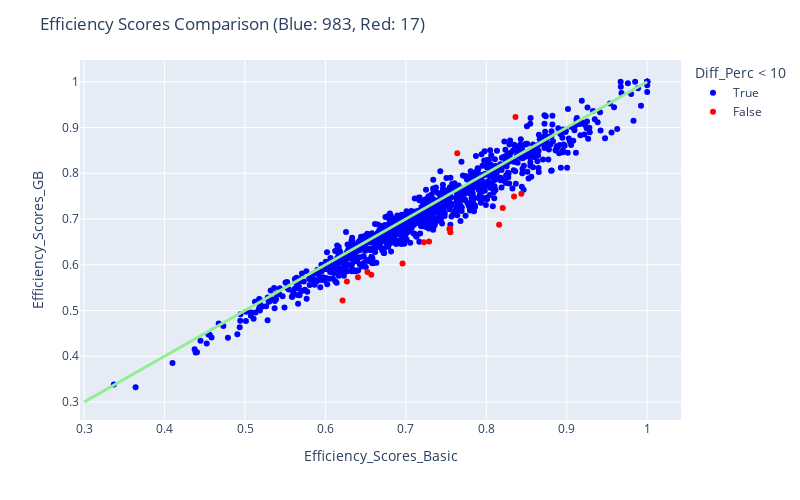

The notebook cell saved with this chart:
### Code cell
fig = px.scatter(res_gb, x="Efficiency_Scores_Basic", y="Efficiency_Scores_GB", color = "Diff_Perc < 10", color_discrete_map= {True:"blue", False: "red"},
                 hover_data=["Efficiency_Scores_Basic", "Efficiency_Scores_GB", "Diff_Perc"] + [res_gb.index])


fig.add_traces(
    list(px.line(x = np.linspace(0.3, 1, num=2), y = np.linspace(0.3, 1, num=2)).select_traces())
)

fig.update_traces(line_color='lightgreen', line_width=3)

fig.update_layout(
    autosize=False,
    width=800,
    height=500,
    title_text=f"Efficiency Scores Comparison (Blue: {blue}, Red: {red})",
)

fig.show()

### Figure 1 — Plotly figure (JSON) as saved in the notebook; plotly's stock layout.template omitted (floating-point values rounded to 4 significant figures; data arrays with more than 128 entries replaced by an {"elided": "..."} marker saying what was removed)
{"data": [{"customdata": {"elided": "983x2 mixed values"}, "hovertemplate": "Diff_Perc < 10=True<br>Efficiency_Scores_Basic=%{x}<br>Efficiency_Scores_GB=%{y}<br>Diff_Perc=%{customdata[0]}<br>index=%{customdata[1]}<extra></extra>", "legendgroup": "True", "line": {"color": "lightgreen", "width": 3}, "marker": {"color": "blue", "symbol": "circle"}, "mode": "markers", "name": "True", "orientation": "v", "showlegend": true, "type": "scatter", "x": {"elided": "983 float values"}, "xaxis": "x", "y": {"elided": "983 float values"}, "yaxis": "y"}, {"customdata": [[10.54, "DMU 0022"], [10.67, "DMU 0086"], [-10.45, "DMU 0125"], [10.03, "DMU 0130"], [11.71, "DMU 0171"], [10.24, "DMU 0247"], [10.4, "DMU 0349"], [10.5, "DMU 0366"], [15.76, "DMU 0387"], [11.18, "DMU 0450"], [15.99, "DMU 0507"], [10.12, "DMU 0571"], [-10.34, "DMU 0598"], [10.06, "DMU 0603"], [13.36, "DMU 0758"], [12.03, "DMU 0765"], [10.09, "DMU 0766"]], "hovertemplate": "Diff_Perc < 10=False<br>Efficiency_Scores_Basic=%{x}<br>Efficiency_Scores_GB=%{y}<br>Diff_Perc=%{customdata[0]}<br>index=%{customdata[1]}<extra></extra>", "legendgroup": "False", "line": {"color": "lightgreen", "width": 3}, "marker": {"color": "red", "symbol": "circle"}, "mode": "markers", "name": "False", "orientation": "v", "showlegend": true, "type": "scatter", "x": [0.6404, 0.7288, 0.7639, 0.7548, 0.8204, 0.8345, 0.6522, 0.8436, 0.8159, 0.7553, 0.6213, 0.7224, 0.8363, 0.6267, 0.6959, 0.657, 0.7541], "xaxis": "x", "y": [0.5729, 0.651, 0.8437, 0.679, 0.7243, 0.749, 0.5843, 0.755, 0.6874, 0.6709, 0.522, 0.6493, 0.9228, 0.5636, 0.603, 0.5779, 0.678], "yaxis": "y"}, {"hovertemplate": "x=%{x}<br>y=%{y}<extra></extra>", "legendgroup": "", "line": {"color": "lightgreen", "dash": "solid", "width": 3}, "marker": {"symbol": "circle"}, "mode": "lines", "name": "", "orientation": "v", "showlegend": false, "type": "scatter", "x": [0.3, 1], "xaxis": "x", "y": [0.3, 1], "yaxis": "y"}], "layout": {"autosize": false, "height": 500, "legend": {"title": {"text": "Diff_Perc < 10"}, "tracegroupgap": 0}, "margin": {"t": 60}, "title": {"text": "Efficiency Scores Comparison (Blue: 983, Red: 17)"}, "width": 800, "xaxis": {"anchor": "y", "autorange": true, "domain": [0, 1], "range": [0.2948, 1.042], "title": {"text": "Efficiency_Scores_Basic"}, "type": "linear"}, "yaxis": {"anchor": "x", "autorange": true, "domain": [0, 1], "range": [0.2607, 1.048], "title": {"text": "Efficiency_Scores_GB"}, "type": "linear"}}}
